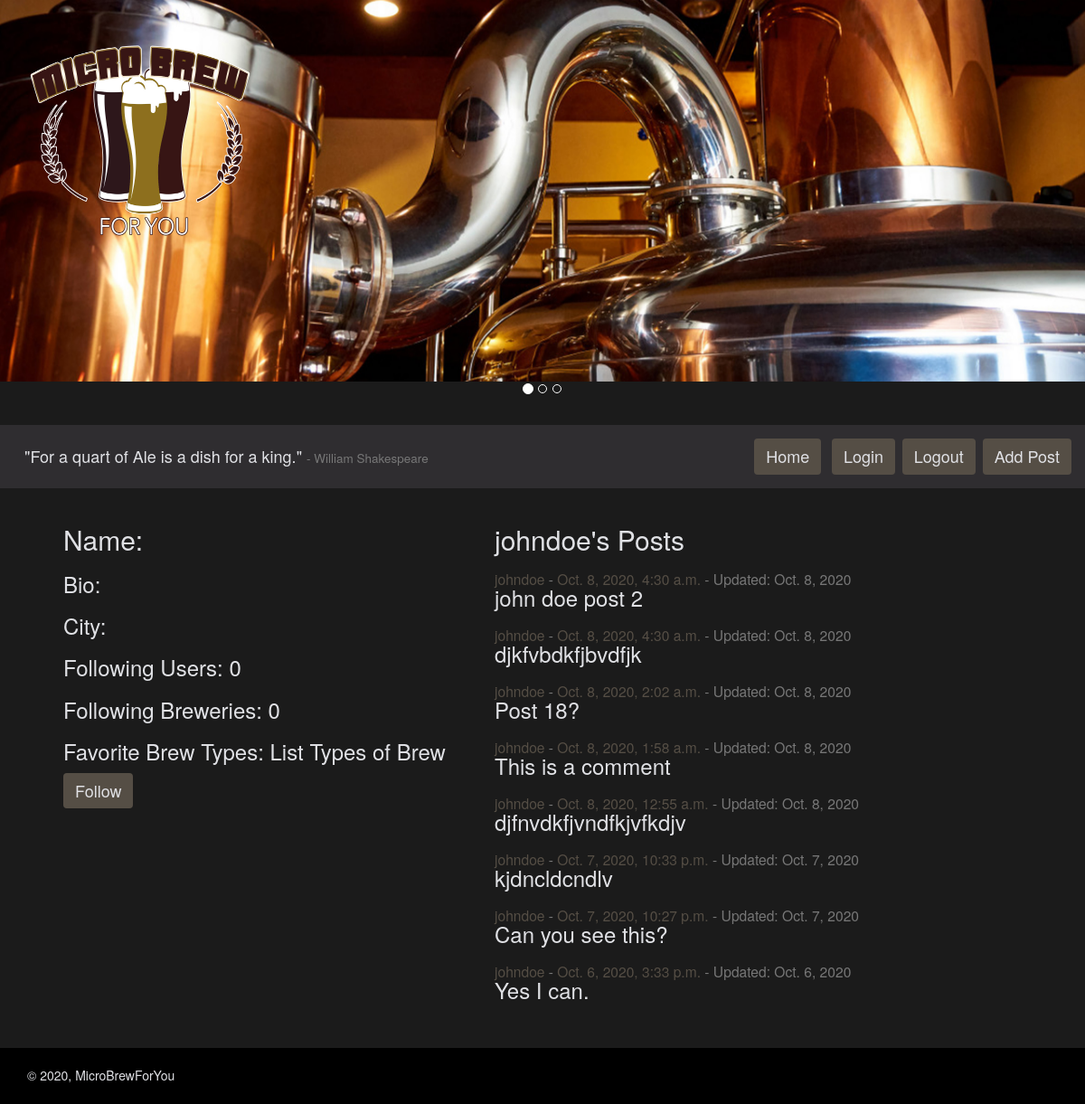
Page /user/1/ (signed in) on the earlier database version.
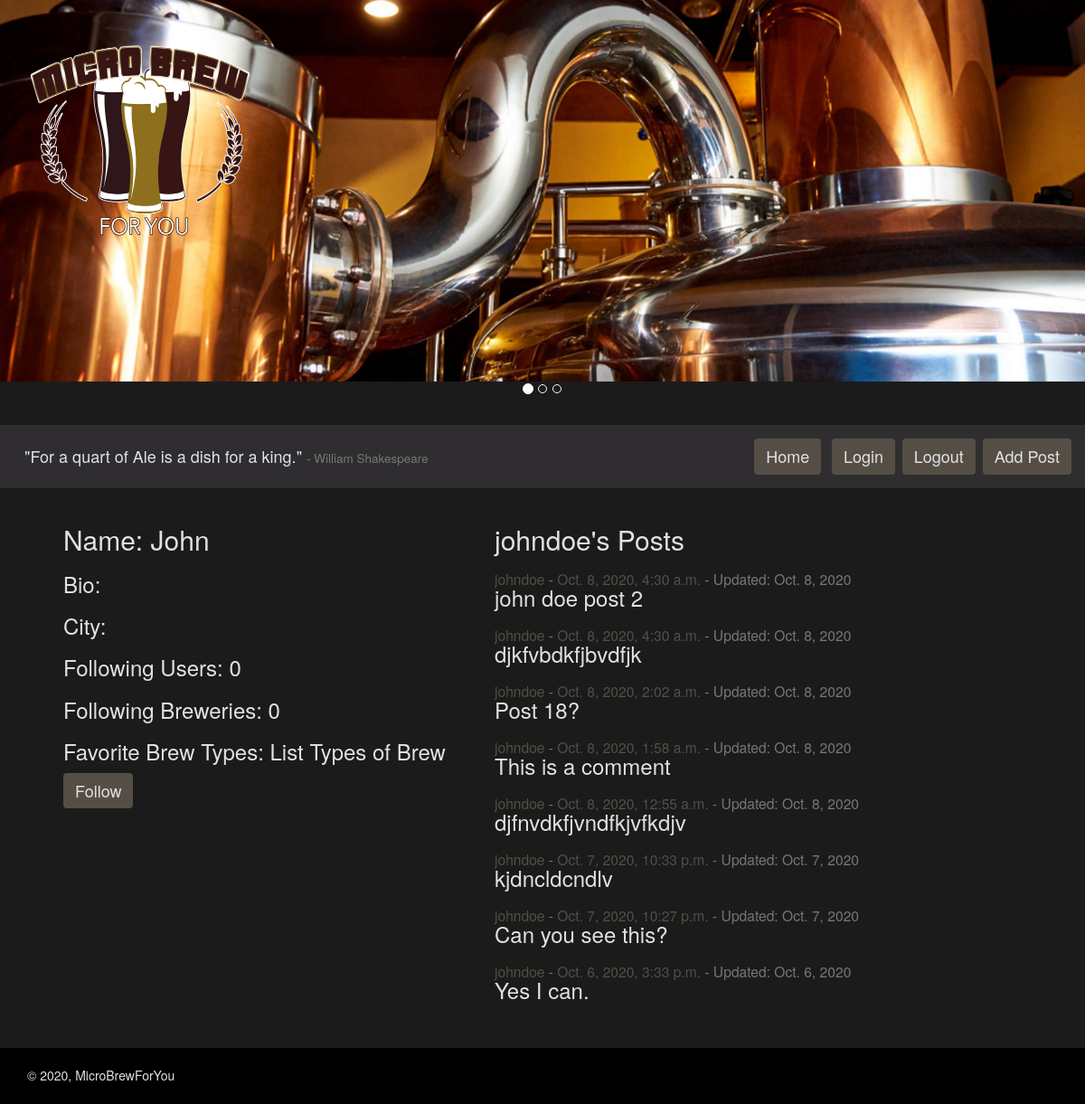
Same page on the later database version.
### microbrewforyou_app/models.py (models this page shows)
class CustomUser(AbstractUser):
    bio = models.CharField(max_length=280, default='')
    user_image = models.ImageField(
        upload_to='CustomUser/', null=False, blank=False)
    users_following = models.ManyToManyField(
        "self", symmetrical=False, related_name='CustomUser')
    fav_breweries = models.ManyToManyField(
        "Breweries", symmetrical=False,
        related_name='fav_breweries', blank=True)
    fav_brewtypes = models.ManyToManyField(
        "BrewTypes", symmetrical=False,
        related_name='fav_brewtypes', blank=True)
    address = models.CharField(max_length=280)
    city = models.CharField(max_length=50)
    state = models.CharField(max_length=50)
    user_since = models.DateTimeField(default=timezone.now)
    REQUIRED_FIELDS = ['first_name', 'bio', 'address', 'city', 'state']
    def __str__(self):
        return self.username

### microbrewforyou_app/views.py (the view)
# urls.py: path('user/<int:user_id>/', UserDetailView.as_view(), name="userview"),
class UserDetailView(View):
    def get(self, request, user_id):
        selected_user = CustomUser.objects.filter(id=user_id).first()
        following_list = request.user.users_following.all()
        if selected_user.users_following:
            number_following = len(selected_user.users_following.all())
        else:
            number_following = 0
        user_posts = Posts.objects.filter(
            author=user_id).order_by('postTime').reverse()
        number_posts = len(user_posts)
        words_quote = "For a quart of Ale is a dish for a king."
        words_author = "William Shakespeare"
        return render(
            request, "user_detail.html",
            {"number_posts": number_posts,
             "selected_user": selected_user,
             "user_posts": user_posts,
             "following_list": following_list,
             "number_following": number_following,
             'words_author': words_author, "words_quote": words_quote}
        )

### templates/user_detail.html
{% extends 'base.html' %} {% block content %}
<br />
<div class="main-user">
    <div class="two-column">
        <h2>Name: {{ selected_user.first_name }} {% if request.user == selected_user %}<a href="/edituser/{{selected_user.id}}/" class="btn button-menu">Edit User</a>{% endif %}</h2>
        <h3>Bio: {{ selected_user.bio }}</h3>
        <h3>City: {{ selected_user.city }}</h3>
        <h3>Following Users: {{ number_following }}</h3>
        <h3>Following Breweries: 0</h3>
        <h3>Favorite Brew Types: List Types of Brew</h3>
        {% if request.user != selected_user %}
        {% if selected_user not in following_list %}
        <a href="/following/{{selected_user.id}}/" class="btn button-menu">Follow</a>
        {% else %}
        <a href="/unfollowing/{{selected_user.id}}/" class="btn button-menu">Unfollow</a>
        {% endif %}
        {% endif %}
    </div>
    <div class="two-column">
        <h2>{{ selected_user }}'s Posts</h2>
        {% for post in user_posts %}
        <h3>
        <span class="small"
            ><a  class="custom_link" href="/user/{{ post.author.id }}/">{{ post.author }}</a> -
            <a  class="custom_link" href="/post/{{ post.id }}/">{{post.postTime}}</a></span
        ><span class="small"
            > - Updated: {{ post.lastUpdated }}</a></span><br />
        {{ post.body }}
        </h3>
        {% endfor %}
    </div>
</div>
<br />
<br />
{% endblock %}

Differences in the rows shown:
changed CustomUser "johndoe": first_name (not shown) → "John"
